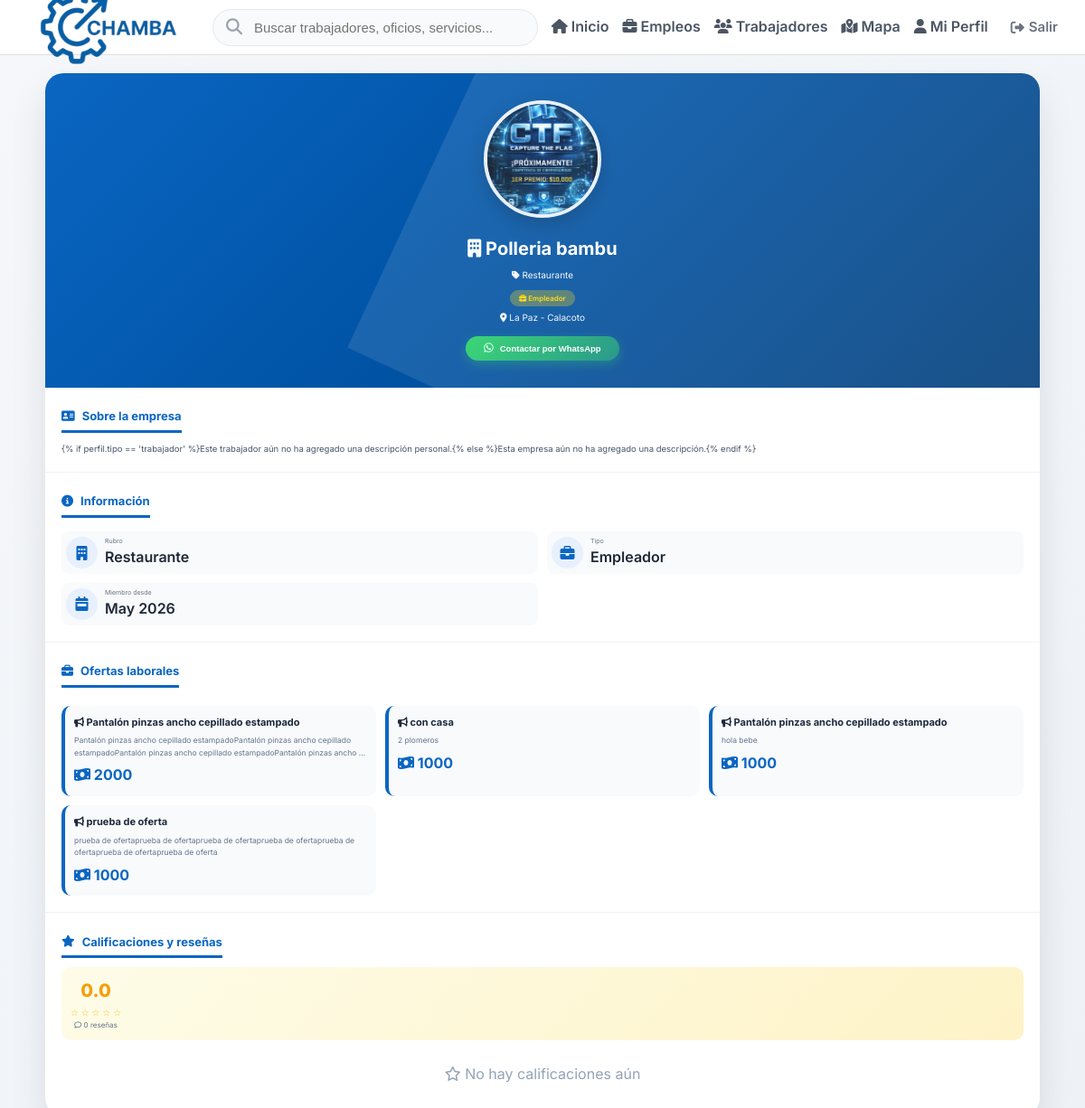
The page /perfil-trabajador/3/ (signed in) on the database as committed earlier.
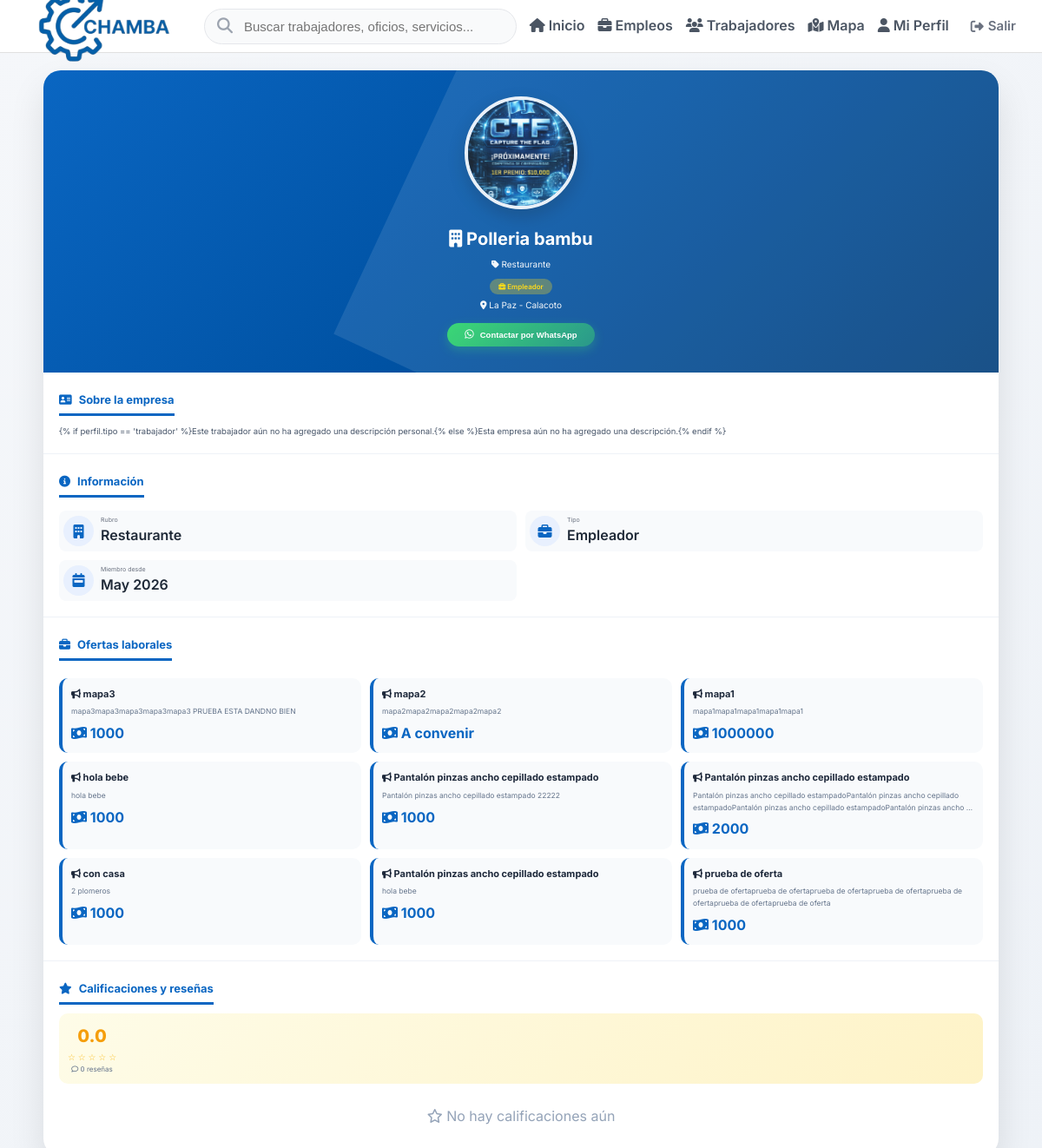
The same page on the database as committed later.
### oficios/models.py (models this page shows, shortened)
class Oferta(models.Model):
    empleador = models.ForeignKey(
        User,
        on_delete=models.CASCADE,
        related_name="ofertas",
        limit_choices_to={"perfil__tipo": "empleador"},
    )
    titulo = models.CharField(max_length=200)
    oficio = models.CharField(max_length=100)
    descripcion = models.TextField()
    ubicacion = models.CharField(max_length=150)
    remuneracion = models.CharField(max_length=100, blank=True)
    fecha_limite = models.DateField(blank=True, null=True)
    activa = models.BooleanField(default=True)
    fecha_publicacion = models.DateTimeField(auto_now_add=True)
    latitud = models.DecimalField(max_digits=10, decimal_places=7, null=True, blank=True)
    longitud = models.DecimalField(max_digits=10, decimal_places=7, null=True, blank=True)
    class Meta:
        ordering = ["-fecha_publicacion"]

### oficios/views.py (the view)
@login_required
def perfil_trabajador_publico(request, trabajador_id):
    perfil = get_object_or_404(Perfil, usuario__id=trabajador_id)
    portafolio = []
    servicios = []
    ofertas = []
    if perfil.tipo == "trabajador":
        portafolio = PortafolioFoto.objects.filter(trabajador=perfil.usuario).order_by(
            "orden"
        )
        servicios = Servicio.objects.filter(
            trabajador=perfil.usuario, disponible=True
        ).order_by("-fecha_publicacion")
    else:
        ofertas = Oferta.objects.filter(empleador=perfil.usuario, activa=True).order_by(
            "-fecha_publicacion"
        )
    context = {
        "trabajador": perfil.usuario,
        "perfil": perfil,
        "portafolio_fotos": portafolio,
        "servicios": servicios,
        "ofertas": ofertas,
    }
    return render(request, "perfil_trabajador_publico.html", context)

### oficios/templates/perfil_trabajador_publico.html (shortened to what the changed rows need)
{% load static %}
<!DOCTYPE html>
<html lang="es">
<head>
    <link rel="stylesheet" href="https://cdnjs.cloudflare.com/ajax/libs/font-awesome/6.5.0/css/all.min.css">
    <link rel="stylesheet" href="{% static 'css/principal.css' %}">
</head>
<body class="chamba-dashboard">
    <div class="perfil-publico">
        <div class="perfil-header">
            {% if perfil.tipo == 'trabajador' %}
                <h1><i class="fa-solid fa-user-check"></i> {{ trabajador.get_full_name|default:trabajador.username }}
                    {% if perfil.disponible %}
                    <span class="disponible-badge"><i class="fas fa-circle"></i> Disponible</span>
                    {% else %}
                    <span class="disponible-badge no-disponible-badge"><i class="fas fa-circle"></i> No disponible</span>
                    {% endif %}
                </h1>
                <p><i class="fa-solid fa-briefcase"></i> {{ perfil.oficios|default:"Trabajador independiente" }}</p>
                <span class="badge-rol badge-trabajador"><i class="fas fa-hard-hat"></i> Trabajador de oficio</span>
            {% else %}
                <h1><i class="fa-solid fa-building"></i> {{ perfil.nombre_empresa|default:"Empresa" }}</h1>
            {% endif %}
        </div>
        {% if perfil.tipo == 'empleador' and ofertas %}
        <div class="seccion">
            <div class="servicios-grid">
                {% for oferta in ofertas %}
                <div class="servicio-card" onclick="verOferta({{ oferta.id }})" style="cursor: pointer;">
                    <div class="servicio-titulo">
                        <i class="fa-solid fa-bullhorn"></i> {{ oferta.titulo }}
                    </div>
                    <p style="color: #64748b; font-size: 0.85rem; margin: 0.5rem 0;">{{ oferta.descripcion|truncatewords:15 }}</p>
                    <div class="servicio-precio">
                        <i class="fa-solid fa-money-bill-wave"></i> {{ oferta.remuneracion|default:"A convenir" }}
                    </div>
                </div>
                {% endfor %}
            </div>
        </div>
        {% endif %}
        <div class="seccion">
            <div class="calificaciones-header">
                <div style="text-align: center;">
                    <div class="promedio-numero">{{ perfil.promedio_calificacion|default:"0"|floatformat:1 }}</div>
                    <div class="promedio-estrellas">
                        {% for i in "12345"|make_list %}
                            {% if forloop.counter <= perfil.promedio_calificacion|default:0|floatformat:0 %}⭐{% else %}☆{% endif %}
                        {% endfor %}
                    </div>
                    <div style="font-size: 0.8rem; color: #64748b;">
                        <i class="fa-regular fa-comment"></i> {{ perfil.total_calificaciones|default:"0" }} reseñas
                    </div>
                </div>
            </div>
        </div>
    </div>
</body>
</html>

Rows that differ between the two databases and show on the page:
added Oferta: titulo "mapa3", descripcion "mapa3mapa3mapa3mapa3mapa3 PRUEBA ESTA DANDNO BIEN", remuneracion "1000"
added Oferta: titulo "mapa2", descripcion "mapa2mapa2mapa2mapa2mapa2", remuneracion "A convenir"
added Oferta: titulo "mapa1", descripcion "mapa1mapa1mapa1mapa1mapa1", remuneracion "1000000"
added Oferta: titulo "hola bebe", descripcion "hola bebe", remuneracion "1000"
added Oferta: titulo "Pantalón pinzas ancho cepillado estampado", descripcion "Pantalón pinzas ancho cepillado estampado 22222", remuneracion "1000"
